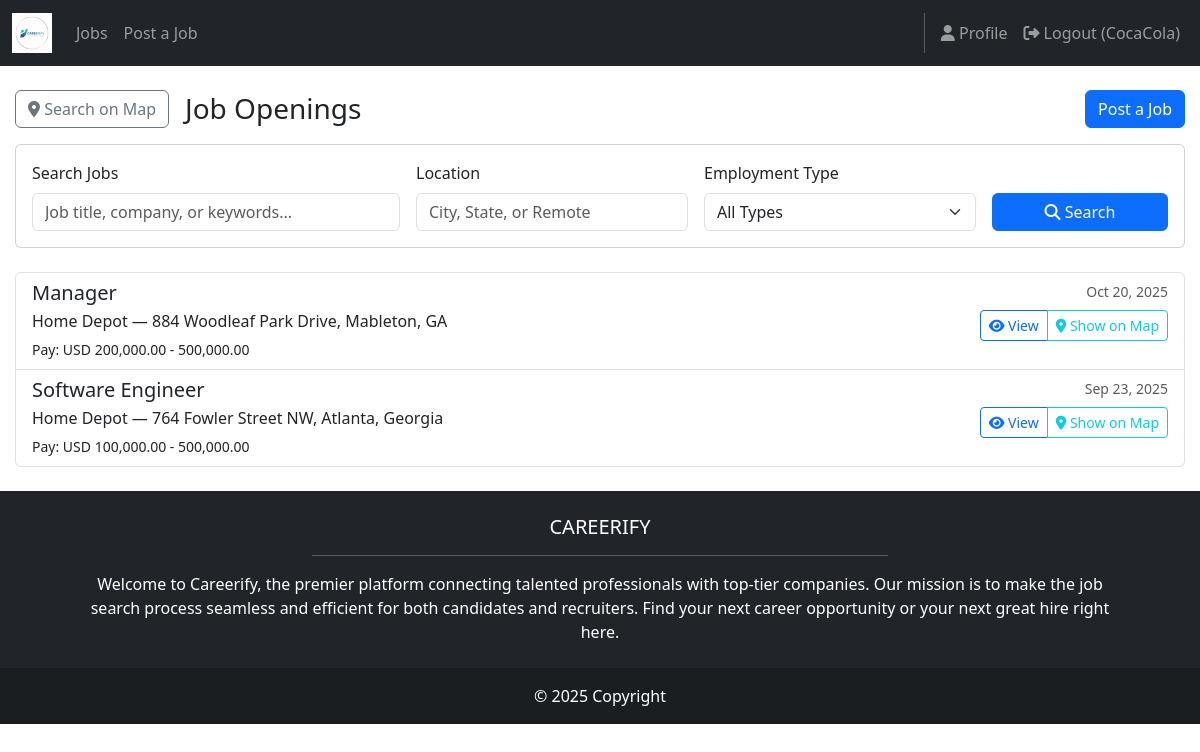
/jobs/ (signed in), run on the app's committed database.
### jobpostings/models.py (models this page shows, shortened)
class JobPosting(models.Model):
    EMPLOYMENT_TYPE_CHOICES = (
        ('full_time', 'Full-time'),
        ('part_time', 'Part-time'),
        ('contract', 'Contract'),
        ('internship', 'Internship'),
        ('temporary', 'Temporary'),
        ('other', 'Other'),
    )
    company_name = models.CharField(max_length=150)
    title = models.CharField(max_length=150)
    city = models.CharField(max_length=100, default='')
    state = models.CharField(max_length=50, default='')
    address = models.CharField(max_length=50, blank=True, help_text="Address")
    pay_min = models.DecimalField(max_digits=10, decimal_places=2, null=True, blank=True)
    pay_max = models.DecimalField(max_digits=10, decimal_places=2, null=True, blank=True)
    currency = models.CharField(max_length=10, default='USD')
    employment_type = models.CharField(max_length=20, choices=EMPLOYMENT_TYPE_CHOICES, default='full_time')
    description = models.TextField()
    benefits = models.TextField(blank=True)
    application_url = models.URLField(blank=True)
    application_email = models.EmailField(blank=True)
    posted_by = models.ForeignKey(User, on_delete=models.SET_NULL, null=True, blank=True, related_name='job_postings')
    created_at = models.DateTimeField(auto_now_add=True)
    updated_at = models.DateTimeField(auto_now=True)
    is_active = models.BooleanField(default=True)
    class Meta:
        ordering = ['-created_at']
    def pay_range_display(self) -> str:
        if self.pay_min is not None and self.pay_max is not None:
            return f"{self.currency} {self.pay_min:,.2f} - {self.pay_max:,.2f}"
        if self.pay_min is not None:
            return f"From {self.currency} {self.pay_min:,.2f}"
        if self.pay_max is not None:
            return f"Up to {self.currency} {self.pay_max:,.2f}"
        return "Not specified"
    def location_display(self) -> str:
        return f"{self.city}, {self.state}"

### jobpostings/views.py (the view, shortened to what this page needs)
# urls.py: path('', views.job_list_view, name='list'),
def job_list_view(request):
    jobs = JobPosting.objects.filter(is_active=True)
    search_query = request.GET.get('search', '')
    location_filter = request.GET.get('location', '')
    employment_type_filter = request.GET.get('employment_type', '')
    if employment_type_filter:
        jobs = jobs.filter(employment_type=employment_type_filter)
    context = {
        'jobs': jobs,
        'search_query': search_query,
        'location_filter': location_filter,
        'employment_type_filter': employment_type_filter,
        'employment_types': JobPosting.EMPLOYMENT_TYPE_CHOICES,
    }
    return render(request, 'jobpostings/job_list.html', context)

### jobpostings/templates/jobpostings/job_list.html (shortened to what this page needs)
{% extends 'base.html' %}
{% block content %}
<div class="container py-4">
	<div class="d-flex justify-content-between align-items-center mb-3">
		<div class="d-flex align-items-center gap-3">
			<a href="{% url 'jobpostings:map' %}" class="btn btn-outline-secondary">
				<i class="fas fa-map-marker-alt"></i> Search on Map
			</a>
			<h3 class="mb-0">Job Openings</h3>
		</div>
		{% if user.is_authenticated and user.profile.account_type == 'employer' %}
		<a href="{% url 'jobpostings:create' %}" class="btn btn-primary">Post a Job</a>
		{% endif %}
	</div>
	<div class="card mb-4">
		<div class="card-body">
			<form method="GET" class="row g-3">
				<div class="col-md-4">
					<label for="search" class="form-label">Search Jobs</label>
					<input type="text" class="form-control" id="search" name="search"
						   value="{{ search_query }}" placeholder="Job title, company, or keywords...">
				</div>
				<div class="col-md-3">
					<label for="location" class="form-label">Location</label>
					<input type="text" class="form-control" id="location" name="location"
						   value="{{ location_filter }}" placeholder="City, State, or Remote">
				</div>
				<div class="col-md-3">
					<label for="employment_type" class="form-label">Employment Type</label>
					<select class="form-select" id="employment_type" name="employment_type">
						<option value="">All Types</option>
					</select>
				</div>
				<div class="col-md-2 d-flex align-items-end">
					<button type="submit" class="btn btn-primary w-100">
						<i class="fas fa-search"></i> Search
					</button>
				</div>
			</form>
		</div>
	</div>
	{% if jobs %}
		<div class="list-group">
			{% for job in jobs %}
			<div class="list-group-item">
				<div class="d-flex w-100 justify-content-between">
					<div class="flex-grow-1">
						<h5 class="mb-1">{{ job.title }}</h5>
							<p class="mb-1">{{ job.company_name }} — {{ job.address }}, {{ job.location_display }}</p>
						<small>Pay: {{ job.pay_range_display }}</small>
					</div>
					<div class="d-flex flex-column align-items-end">
						<small class="text-muted mb-2">{{ job.created_at|date:"M d, Y" }}</small>
						<div class="btn-group" role="group">
							<a href="{% url 'jobpostings:detail' job.id %}" class="btn btn-outline-primary btn-sm">
								<i class="fas fa-eye"></i> View
							</a>
							<a href="{% url 'jobpostings:map' %}?location={{ job.address }}&job_id={{ job.id }}" class="btn btn-outline-info btn-sm">
								<i class="fas fa-map-marker-alt"></i> Show on Map
							</a>
						</div>
					</div>
				</div>
			</div>
			{% endfor %}
		</div>
	{% else %}
		<p>No jobs posted yet.</p>
	{% endif %}
</div>
{% endblock content %}

### JobRecruiter/templates/base.html (shortened to what this page needs)
<!DOCTYPE html>
<html>
    {%load static%}
  <head>
    <link href=
      "https://cdn.jsdelivr.net/npm/bootstrap@5.3.3/dist/css/bootstrap.min.css" rel="stylesheet">
    <link rel= "stylesheet"  href="https://cdnjs.cloudflare.com/ajax/libs/font-awesome/6.1.1/css/all.min.css">
    <link rel="stylesheet" type="text/css" href="{% static 'css/style.css' %}">
  </head>
  <body class="d-flex flex-column min-vh-100">
    <nav class="navbar navbar-expand-lg navbar-dark bg-dark">
    <div class="container-fluid">
        <a class="navbar-brand" href="{% url 'home.index' %}">
            <img src="{% static 'img/careerifylogo.png' %}" alt="Logo" height="40">
        </a>
        <div class="collapse navbar-collapse" id="mainNavbar">
            <ul class="navbar-nav me-auto mb-2 mb-lg-0">
                <li class="nav-item">
                    <a class="nav-link" href="{% url 'jobpostings:list' %}">Jobs</a>
                </li>
                {% if user.is_authenticated and user.profile.account_type == 'employer' %}
                <li class="nav-item">
                    <a class="nav-link" href="{% url 'jobpostings:create' %}">Post a Job</a>
                </li>
                {% endif %}
                </ul>
                <div class="navbar-nav">
                  {% if user.is_authenticated %}
                      <a class="nav-link" href="{% url 'accounts.profile' %}">
                          <i class="fas fa-user"></i> Profile
                      </a>
                      <a class="nav-link" href="{% url 'accounts.logout' %}">
                          <i class="fas fa-sign-out-alt"></i> Logout ({{ user.username }})
                      </a>
                  {% endif %}
              </div>
        </div>
    </div>
</nav>
    <main>
      {% block content %}
      {% endblock content %}
    </main>
    <footer class="bg-dark text-center text-white">
      <div class="container p-4 pb-0">
        <section class="mb-4">
          <h5 class="text-uppercase">Careerify</h5>
          <hr class="w-50 mx-auto" />
          <p class="px-md-5">
            Welcome to Careerify, the premier platform connecting talented professionals with top-tier companies. Our mission is to make the job search process seamless and efficient for both candidates and recruiters. Find your next career opportunity or your next great hire right here.
          </p>
        </section>
        </div>
      <div class="text-center p-3" style="background-color: rgba(0, 0, 0, 0.2);">
        © 2025 Copyright
      </div>
      </footer>
  </body>
</html>

### JobRecruiter/static/css/style.css (style rules this page uses)
.text-center { text-align: center !important; }
.container { max-width: 1200px; margin: 0 auto; padding: 0 15px; }

### data on the page
JobPosting: title "Manager", company_name "Home Depot", address "884 Woodleaf Park Drive", location_display "Mableton, GA", pay_range_display "USD 200,000.00 - 500,000.00", created_at "Oct 20, 2025"
JobPosting: title "Software Engineer", company_name "Home Depot", address "764 Fowler Street NW", location_display "Atlanta, Georgia", pay_range_display "USD 100,000.00 - 500,000.00", created_at "Sep 23, 2025"

### other printed values
{{ user.username }} "CocaCola"
